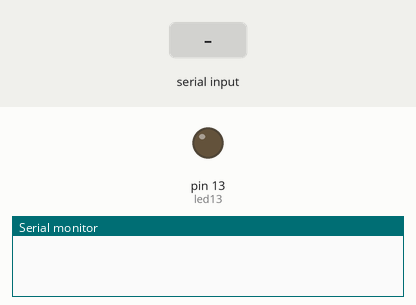
The sketch below on a simulated Arduino Uno, built with avr-gcc and run on an emulated ATmega328P. On the bench: output pins drawn as LEDs (lit = HIGH), the last lines printed to the serial monitor. Inputs (shaded band) come from the test bench.

Above: at 1.2 s.
1.3 s: "on" received over Serial
At 2.4 s:
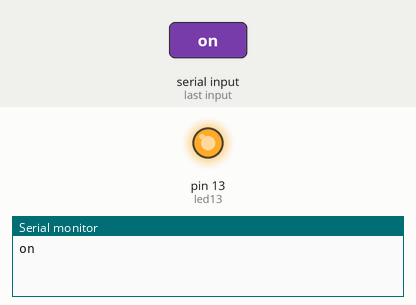
2.8 s: "off" received over Serial
At 3.6 s:
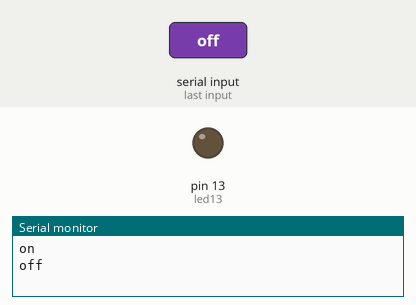
Timing chart, 0 to 5.8 s (numbered marks = the images above; inputs shaded):
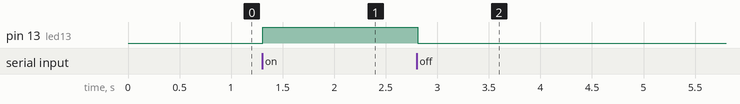

The sketch:

bluetooth_Test.ino
```cpp
int led13=13;

String readString;

void setup() {
Serial.begin(9600);
pinMode(led13, OUTPUT);
}

void loop() {
  while(Serial.available()){
    delay(3);
    char c = Serial.read();
    readString += c;
    }
    if (readString.length() >0){
      Serial.println(readString);
      if (readString == "on")
      {
        digitalWrite(led13, HIGH);
        }
         if (readString == "off"){
         digitalWrite(led13, LOW);
         }
         readString="";
      }
}
```

Measured:
- after the input at 1.3 s, pin 13 (led13): LOW → HIGH at once
- after the input at 2.8 s, pin 13 (led13): HIGH → LOW at once
